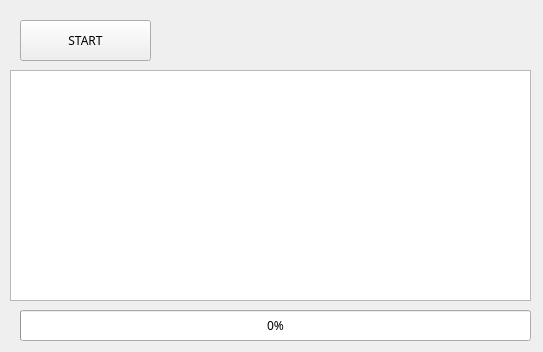
<?xml version="1.0" encoding="UTF-8"?>
<ui version="4.0">
 <class>qThread</class>
 <widget class="QWidget" name="qThread">
  <property name="geometry">
   <rect>
    <x>0</x>
    <y>0</y>
    <width>543</width>
    <height>352</height>
   </rect>
  </property>
  <property name="font">
   <font>
    <family>NanumGothic</family>
   </font>
  </property>
  <property name="windowTitle">
   <string>스레드 테스트</string>
  </property>
  <widget class="QPushButton" name="btnStart">
   <property name="geometry">
    <rect>
     <x>20</x>
     <y>20</y>
     <width>131</width>
     <height>41</height>
    </rect>
   </property>
   <property name="text">
    <string>START</string>
   </property>
  </widget>
  <widget class="QTextBrowser" name="txbLog">
   <property name="geometry">
    <rect>
     <x>10</x>
     <y>70</y>
     <width>521</width>
     <height>231</height>
    </rect>
   </property>
  </widget>
  <widget class="QProgressBar" name="pgbTask">
   <property name="geometry">
    <rect>
     <x>20</x>
     <y>310</y>
     <width>511</width>
     <height>31</height>
    </rect>
   </property>
   <property name="value">
    <number>0</number>
   </property>
  </widget>
 </widget>
 <resources/>
 <connections/>
</ui>
